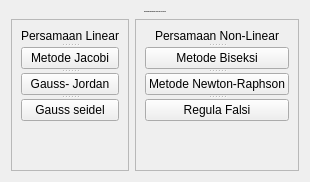
      <widget class="QWidget" name="menu">
       <property name="styleSheet">
        <string notr="true">/* === TEMA MENU UTAMA: MODERN DASHBOARD === */

/* 1. BACKGROUND UTAMA */
QWidget {
    background-color: #f4f7f6; /* Abu-abu sangat muda, biar mata gak sakit */
    font-family: &quot;Segoe UI&quot;, &quot;Roboto&quot;, sans-serif;
}

/* 2. JUDUL UTAMA (HEADER) */
QLabel {
    color: #2c3e50;
}
/* Asumsi ada label judul paling atas */
QLabel#judulMenu { 
    font-size: 28px;
    font-weight: bold;
    color: #2c3e50;
    padding-bottom: 20px;
}

/* === HEADER KATEGORI (Persamaan Linear &amp; Non-Linear) === */

/* 1. Style Dasar untuk Keduanya */
QLabel#persamaanLinear, QLabel#persamaanNonLinear {
    font-size: 24px;              /* Diperbesar drastis (dari 12px) biar gagah */
    font-weight: 900;             /* Extra Bold */
    padding: 15px 0px;            /* Jarak atas bawah */
    margin-bottom: 20px;          /* Jarak ke tombol di bawahnya */
    background-color: transparent;
    qproperty-alignment: AlignCenter; /* Pastikan rata tengah */
}

/* 2. HEADER KIRI: LINEAR (Nuansa Biru) */
QLabel#persamaanLinear {
    color: #0984e3;               /* Teks Biru (Matching sama tombol Jacobi) */
    border-bottom: 2px solid #eaf6ff; /* Garis tipis elegan di bawahnya */
}

/* 3. HEADER KANAN: NON-LINEAR (Nuansa Oranye) */
QLabel#persamaanNonLinear {
    color: #e17055;               /* Teks Oranye (Matching sama tombol Biseksi) */
    border-bottom: 2px solid #fff0e6; /* Garis tipis elegan di bawahnya */
}

/* 3. GROUP BOX (CARD STYLE) */
/* Ini yang bikin rapi saat Full Screen */
QGroupBox {
    background-color: #ffffff; /* Kartu Putih */
    border: 1px solid #dcdde1;
    border-radius: 15px; /* Sudut membulat */
    margin-top: 30px; /* Jarak dari atas */
    font-size: 16px; 
    font-weight: bold;
}

QGroupBox::title {
    subcontrol-origin: margin;
    subcontrol-position: top center; /* Judul di tengah */
    padding: 10px 20px;
    background-color: #ffffff;
    color: #7f8c8d; /* Warna teks judul kalem */
    border-radius: 10px;
}

/* Efek saat mouse masuk ke area GroupBox (Opsional) */
QGroupBox:hover {
    border: 2px solid #bdc3c7;
}

/* 4. TOMBOL-TOMBOL (BUTTONS) */
QPushButton {
    border-radius: 8px;
    padding: 12px;
    font-size: 16px;
    font-weight: bold;
    margin: 5px; /* Jarak antar tombol */
}

/* --- KELOMPOK LINEAR (KIRI) - TEMA BIRU --- */
/* Pastikan objectName tombol Linear-mu sesuai (btnJacobi, btnSeidel, btnJordan) */
QPushButton#btnJacobi, QPushButton#btnSeidel, QPushButton#btnJordan {
    background-color: #eaf6ff; /* Biru Pucat */
    color: #0984e3;
    border: 2px solid #eaf6ff;
}
QPushButton#btnJacobi:hover, QPushButton#btnSeidel:hover, QPushButton#btnJordan:hover {
    background-color: #0984e3; /* Jadi Biru Terang */
    color: white;
    border: 2px solid #0984e3;
}

/* --- KELOMPOK NON-LINEAR (KANAN) - TEMA ORANYE --- */
/* Pastikan objectName tombol Non-Linear-mu sesuai (btnBiseksi, btnNewton, btnRegula) */
QPushButton#btnBiseksi, QPushButton#btnNewton, QPushButton#btnRegula {
    background-color: #fff0e6; /* Oranye Pucat */
    color: #e17055;
    border: 2px solid #fff0e6;
}
QPushButton#btnBiseksi:hover, QPushButton#btnNewton:hover, QPushButton#btnRegula:hover {
    background-color: #e17055; /* Jadi Oranye Terang */
    color: white;
    border: 2px solid #e17055;
}

/* Tombol File/Menu di pojok (jika ada) */
QMenuBar {
    background-color: #ffffff;
    border-bottom: 1px solid #dcdde1;
}
QMenuBar::item:selected {
    background-color: #f1f2f6;
}

(rapikan keseluruhan tampilan halama ini, buat css nya)</string>
       </property>
       <layout class="QVBoxLayout" name="verticalLayout_2">
        <item>
         <widget class="QLabel" name="judulMenu">
          <property name="font">
           <font>
            <family>Segoe UI</family>
            <pointsize>-1</pointsize>
            <bold>true</bold>
           </font>
          </property>
          <property name="text">
           <string>Perhitungan Persamaan Linear dan Non Linear</string>
          </property>
          <property name="textFormat">
           <enum>Qt::TextFormat::AutoText</enum>
          </property>
          <property name="alignment">
           <set>Qt::AlignmentFlag::AlignCenter</set>
          </property>
         </widget>
        </item>
        <item>
         <layout class="QHBoxLayout" name="horizontalLayout_2">
          <item>
           <widget class="QFrame" name="frame_3">
            <property name="frameShape">
             <enum>QFrame::Shape::StyledPanel</enum>
            </property>
            <property name="frameShadow">
             <enum>QFrame::Shadow::Raised</enum>
            </property>
            <layout class="QVBoxLayout" name="verticalLayout_3">
             <item>
              <widget class="QSplitter" name="splitter_2">
               <property name="orientation">
                <enum>Qt::Orientation::Vertical</enum>
               </property>
               <widget class="QLabel" name="persamaanLinear">
                <property name="text">
                 <string>Persamaan Linear</string>
                </property>
                <property name="alignment">
                 <set>Qt::AlignmentFlag::AlignCenter</set>
                </property>
               </widget>
               <widget class="QPushButton" name="btnJacobi">
                <property name="text">
                 <string>Metode Jacobi</string>
                </property>
               </widget>
               <widget class="QPushButton" name="btnJordan">
                <property name="text">
                 <string>Gauss- Jordan</string>
                </property>
               </widget>
               <widget class="QPushButton" name="btnSeidel">
                <property name="text">
                 <string>Gauss seidel</string>
                </property>
               </widget>
              </widget>
             </item>
             <item>
              <spacer name="verticalSpacer_3">
               <property name="orientation">
                <enum>Qt::Orientation::Vertical</enum>
               </property>
               <property name="sizeHint" stdset="0">
                <size>
                 <width>20</width>
                 <height>40</height>
                </size>
               </property>
              </spacer>
             </item>
            </layout>
           </widget>
          </item>
          <item>
           <widget class="QFrame" name="frame_4">
            <property name="frameShape">
             <enum>QFrame::Shape::StyledPanel</enum>
            </property>
            <property name="frameShadow">
             <enum>QFrame::Shadow::Raised</enum>
            </property>
            <layout class="QGridLayout" name="gridLayout_2">
             <item row="0" column="1">
              <widget class="QSplitter" name="splitter_4">
               <property name="orientation">
                <enum>Qt::Orientation::Vertical</enum>
               </property>
               <widget class="QLabel" name="persamaanNonLinear">
                <property name="text">
                 <string>Persamaan Non-Linear</string>
                </property>
                <property name="alignment">
                 <set>Qt::AlignmentFlag::AlignCenter</set>
                </property>
               </widget>
               <widget class="QPushButton" name="btnBiseksi">
                <property name="text">
                 <string>Metode Biseksi</string>
                </property>
               </widget>
               <widget class="QPushButton" name="btnNewton">
                <property name="text">
                 <string>Metode Newton-Raphson</string>
                </property>
               </widget>
               <widget class="QPushButton" name="btnRegula">
                <property name="text">
                 <string>Regula Falsi</string>
                </property>
               </widget>
              </widget>
             </item>
             <item row="1" column="1">
              <spacer name="verticalSpacer_4">
               <property name="orientation">
                <enum>Qt::Orientation::Vertical</enum>
               </property>
               <property name="sizeHint" stdset="0">
                <size>
                 <width>20</width>
                 <height>40</height>
                </size>
               </property>
              </spacer>
             </item>
            </layout>
           </widget>
          </item>
         </layout>
        </item>
       </layout>
      </widget>
